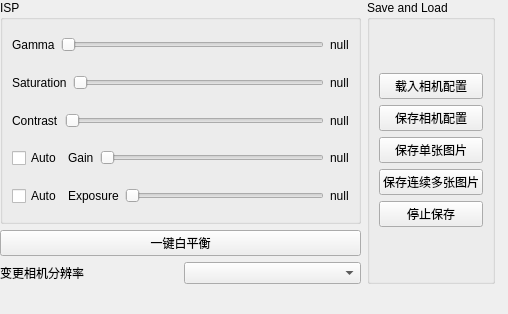
<?xml version="1.0" encoding="UTF-8"?>
<ui version="4.0">
 <class>camera</class>
 <widget class="QDockWidget" name="camera">
  <property name="geometry">
   <rect>
    <x>0</x>
    <y>0</y>
    <width>508</width>
    <height>314</height>
   </rect>
  </property>
  <property name="windowTitle">
   <string>DockWidget</string>
  </property>
  <widget class="QWidget" name="dockWidgetContents">
   <widget class="QWidget" name="layoutWidget">
    <property name="geometry">
     <rect>
      <x>0</x>
      <y>0</y>
      <width>495</width>
      <height>284</height>
     </rect>
    </property>
    <layout class="QHBoxLayout" name="horizontalLayout_6">
     <item>
      <layout class="QVBoxLayout" name="verticalLayout_3">
       <item>
        <widget class="QGroupBox" name="groupBoxISP">
         <property name="title">
          <string>ISP</string>
         </property>
         <layout class="QGridLayout" name="gridLayout">
          <item row="2" column="0">
           <layout class="QHBoxLayout" name="horizontalLayout_2">
            <item>
             <widget class="QLabel" name="labelContrast">
              <property name="text">
               <string>Contrast</string>
              </property>
             </widget>
            </item>
            <item>
             <widget class="QSlider" name="sliderContrast">
              <property name="orientation">
               <enum>Qt::Horizontal</enum>
              </property>
             </widget>
            </item>
            <item>
             <widget class="QLabel" name="labelContrastValue">
              <property name="text">
               <string>null</string>
              </property>
             </widget>
            </item>
           </layout>
          </item>
          <item row="4" column="0">
           <layout class="QHBoxLayout" name="horizontalLayout_4">
            <item>
             <widget class="QCheckBox" name="checkBoxExposure">
              <property name="text">
               <string>Auto</string>
              </property>
             </widget>
            </item>
            <item>
             <widget class="QLabel" name="labelExposure">
              <property name="text">
               <string>Exposure</string>
              </property>
             </widget>
            </item>
            <item>
             <widget class="QSlider" name="horizontalSliderExposure">
              <property name="orientation">
               <enum>Qt::Horizontal</enum>
              </property>
             </widget>
            </item>
            <item>
             <widget class="QLabel" name="labelExposureValue">
              <property name="text">
               <string>null</string>
              </property>
             </widget>
            </item>
           </layout>
          </item>
          <item row="3" column="0">
           <layout class="QHBoxLayout" name="horizontalLayout_3">
            <item>
             <widget class="QCheckBox" name="checkBoxGain">
              <property name="text">
               <string>Auto</string>
              </property>
             </widget>
            </item>
            <item>
             <widget class="QLabel" name="labelGain">
              <property name="text">
               <string>Gain</string>
              </property>
             </widget>
            </item>
            <item>
             <widget class="QSlider" name="horizontalSliderGain">
              <property name="orientation">
               <enum>Qt::Horizontal</enum>
              </property>
             </widget>
            </item>
            <item>
             <widget class="QLabel" name="labelGainValue">
              <property name="text">
               <string>null</string>
              </property>
             </widget>
            </item>
           </layout>
          </item>
          <item row="0" column="0">
           <layout class="QHBoxLayout" name="horizontalLayout">
            <item>
             <widget class="QLabel" name="labelGamma">
              <property name="text">
               <string>Gamma</string>
              </property>
             </widget>
            </item>
            <item>
             <widget class="QSlider" name="horizontalSliderGamma">
              <property name="orientation">
               <enum>Qt::Horizontal</enum>
              </property>
             </widget>
            </item>
            <item>
             <widget class="QLabel" name="labelGammaValue">
              <property name="text">
               <string>null</string>
              </property>
             </widget>
            </item>
           </layout>
          </item>
          <item row="1" column="0">
           <layout class="QHBoxLayout" name="horizontalLayout_7">
            <item>
             <widget class="QLabel" name="labelSaturation">
              <property name="text">
               <string>Saturation</string>
              </property>
             </widget>
            </item>
            <item>
             <widget class="QSlider" name="horizontalSliderSaturation">
              <property name="orientation">
               <enum>Qt::Horizontal</enum>
              </property>
             </widget>
            </item>
            <item>
             <widget class="QLabel" name="labelSaturationValue">
              <property name="text">
               <string>null</string>
              </property>
             </widget>
            </item>
           </layout>
          </item>
         </layout>
        </widget>
       </item>
       <item>
        <widget class="QPushButton" name="pushButtonWhiteBalance">
         <property name="text">
          <string>一键白平衡</string>
         </property>
        </widget>
       </item>
       <item>
        <layout class="QHBoxLayout" name="horizontalLayout_5">
         <item>
          <widget class="QLabel" name="labelChangeResolution">
           <property name="text">
            <string>变更相机分辨率</string>
           </property>
          </widget>
         </item>
         <item>
          <widget class="QComboBox" name="cmbCameraResolution"/>
         </item>
        </layout>
       </item>
      </layout>
     </item>
     <item>
      <widget class="QGroupBox" name="groupBoxSaveLoad">
       <property name="title">
        <string>Save and Load</string>
       </property>
       <layout class="QGridLayout" name="gridLayout_2">
        <item row="0" column="0">
         <layout class="QVBoxLayout" name="verticalLayout">
          <item>
           <widget class="QPushButton" name="pushButtonLoadCameraConfiguration">
            <property name="text">
             <string>载入相机配置</string>
            </property>
           </widget>
          </item>
          <item>
           <widget class="QPushButton" name="pushButtonSaveCameraConfiguration">
            <property name="text">
             <string>保存相机配置</string>
            </property>
           </widget>
          </item>
          <item>
           <widget class="QPushButton" name="pushButtonSaveSingleImage">
            <property name="text">
             <string>保存单张图片</string>
            </property>
           </widget>
          </item>
          <item>
           <layout class="QVBoxLayout" name="verticalLayout_2">
            <item>
             <widget class="QPushButton" name="pushButtonSaveMultipleImages">
              <property name="text">
               <string>保存连续多张图片</string>
              </property>
             </widget>
            </item>
            <item>
             <widget class="QPushButton" name="pushButtonStopSaving">
              <property name="text">
               <string>停止保存</string>
              </property>
             </widget>
            </item>
           </layout>
          </item>
         </layout>
        </item>
       </layout>
      </widget>
     </item>
    </layout>
   </widget>
  </widget>
 </widget>
 <resources/>
 <connections/>
</ui>
